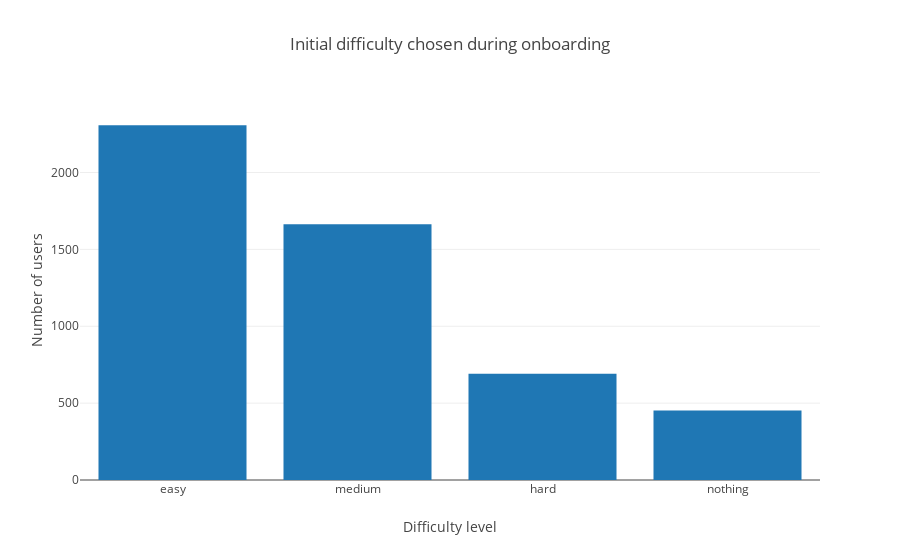

Write notebook code for a chart like this one.
### Code cell
# noexport

plot_initial_chosen_difficulties_per_install()

### Figure 1 — Plotly figure (JSON) as saved in the notebook; plotly's stock layout.template omitted (floating-point values rounded to 4 significant figures)
{"data": [{"type": "bar", "uid": "6dba1849-fc63-4d47-a160-0497b9db41f6", "x": [null, "easy", "medium", "hard", "nothing"], "y": [2348, 2308, 1663, 691, 452]}], "layout": {"title": {"text": "Initial difficulty chosen during onboarding"}, "xaxis": {"title": {"text": "Difficulty level"}}, "yaxis": {"title": {"text": "Number of users"}}}}
